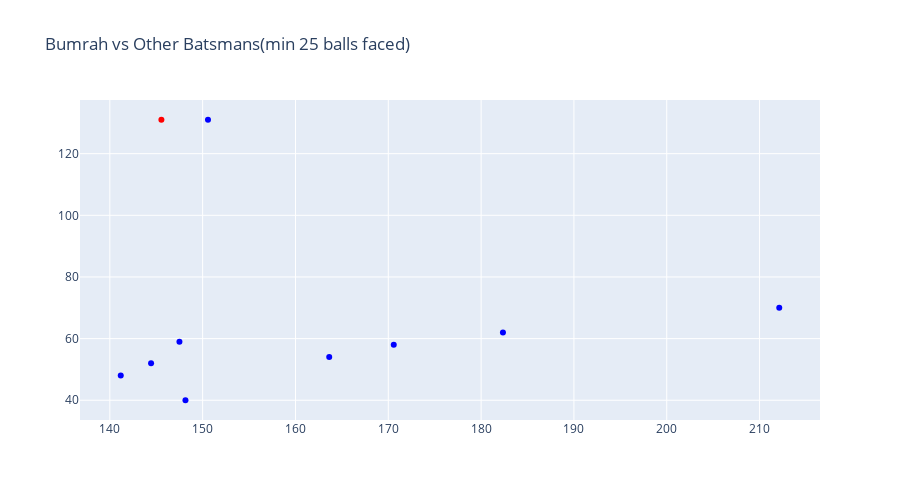

Notebook source saved alongside this figure:
### Code cell
import plotly.graph_objs as go
colour = list(map(setColour, bdf_f.striker))
colour = list(map(setColour, bdf_f.striker))
fig = go.Figure(data = go.Scatter(x=bdf_f['strike_rate'], y=bdf_f["runs_scored"],mode='markers',marker_color = colour,text= bdf_f['striker'],))

fig.update_traces(textposition='top center',)

fig.update_layout(
    height=500,
    title_text='Bumrah vs Other Batsmans(min 25 balls faced)'
)
fig.show()

### Figure 1 — Plotly figure (JSON) as saved in the notebook; plotly's stock layout.template omitted (floating-point values rounded to 4 significant figures)
{"data": [{"marker": {"color": ["red", "blue", "blue", "blue", "blue", "blue", "blue", "blue", "blue", "blue"]}, "mode": "markers", "text": ["AB de Villiers", "AT Rayudu", "BB McCullum", "F du Plessis", "JP Duminy", "KD Karthik", "MK Pandey", "RV Uthappa", "SS Iyer", "V Kohli"], "textposition": "top center", "type": "scatter", "x": [145.6, 141.2, 148.1, 170.6, 212.1, 163.6, 182.4, 144.4, 147.5, 150.6], "y": [131, 48, 40, 58, 70, 54, 62, 52, 59, 131]}], "layout": {"height": 500, "title": {"text": "Bumrah vs Other Batsmans(min 25 balls faced)"}}}
